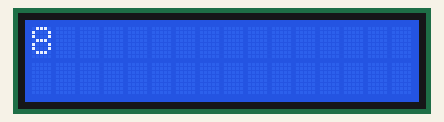
This sketch was run on a simulated Arduino Uno, built with avr-gcc and run on an emulated ATmega328P. On the bench: 16×2 character LCD.

Above: at 7.2 s.
At 17.3 s:
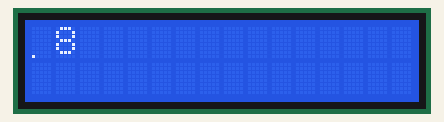
At 30.4 s:
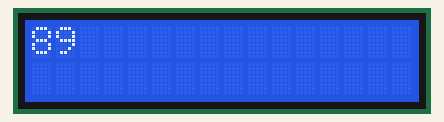
At 38.5 s:
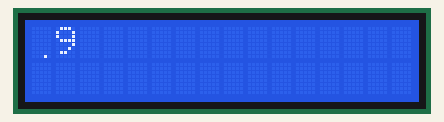

The sketch:

ledMonitor.ino
```cpp
#include <Wire.h>
#include <LiquidCrystal_I2C.h> // Подключение библиотеки
//#include <LiquidCrystal_PCF8574.h> // Подключение альтернативной библиотеки
LiquidCrystal_I2C lcd(0x27,16,2); // Указываем I2C адрес (наиболее распространенное значение), а также параметры экрана (в случае LCD 1602 - 2 строки по 16 символов в каждой
//LiquidCrystal_PCF8574 lcd(0x27); // Вариант для библиотеки PCF8574
int s=0;
byte smile [8] =
{
  B00010,
  B00001,
  B00001,
  B11001,
  B00001,
  B11001,
  B00001,
  B00010
};
byte stripe1[8] = {
  B10000,
  B00000,
  B00000,
  B00000,
  B00000,
  B00000,
  B00000,
  B00000
  };
  byte stripe2[8] = {
  B01000,
  B00000,
  B00000,
  B00000,
  B00000,
  B00000,
  B00000,
  B00000
  };
  byte stripe3[8] = {
  B00100,
  B00000,
  B00000,
  B00000,
  B00000,
  B00000,
  B00000,
  B00000
  };
  byte stripe4[8] = {
  B00010,
  B00000,
  B00000,
  B00000,
  B00000,
  B00000,
  B00000,
  B00000
  };
  byte stripe5[8] = {
  B00001,
  B00000,
  B00000,
  B00000,
  B00000,
  B00000,
  B00000,
  B00000
  };


  byte stripe6[8] = {
  B00000,
  B00001,
  B00000,
  B00000,
  B00000,
  B00000,
  B00000,
  B00000
  };
  byte stripe7[8] = {
  B00000,
  B00001,
  B00000,
  B00000,
  B00000,
  B00000,
  B00000,
  B00000
  };
  byte stripe8[8] = {
  B00000,
  B00000,
  B00001,
  B00000,
  B00000,
  B00000,
  B00000,
  B00000
  };
  byte stripe9[8] = {
  B00000,
  B00000,
  B00000,
  B00001,
  B00000,
  B00000,
  B00000,
  B00000
  };
  byte stripe10[8] = {
  B00000,
  B00000,
  B00000,
  B00000,
  B00001,
  B00000,
  B00000,
  B00000
  };


  byte stripe11[8] = {
  B00000,
  B00000,
  B00000,
  B00000,
  B00000,
  B00001,
  B00000,
  B00000
  };
  byte stripe12[8] = {
  B00000,
  B00000,
  B00000,
  B00000,
  B00000,
  B00000,
  B00001,
  B00000
  };
  byte stripe13[8] = {
  B00000,
  B00000,
  B00000,
  B00000,
  B00000,
  B00000,
  B00000,
  B00001
  };
  byte stripe14[8] = {
  B00000,
  B00000,
  B00000,
  B00000,
  B00000,
  B00000,
  B00000,
  B00010
  };
  byte stripe15[8] = {
  B00000,
  B00000,
  B00000,
  B00000,
  B00000,
  B00000,
  B00000,
  B00100
  };


  byte stripe16[8] = {
  B00000,
  B00000,
  B00000,
  B00000,
  B00000,
  B00000,
  B00000,
  B01000
  };
  byte stripe17[8] = {
  B00000,
  B00000,
  B00000,
  B00000,
  B00000,
  B00000,
  B00000,
  B10000
  };
  byte stripe18[8] = {
  B00000,
  B00000,
  B00000,
  B00000,
  B00000,
  B00000,
  B10000,
  B00000
  };
  byte stripe19[8] = {
  B00000,
  B00000,
  B00000,
  B00000,
  B00000,
  B10000,
  B00000,
  B00000
  };
  byte stripe20[8] = {
  B00000,
  B00000,
  B00000,
  B00000,
  B10000,
  B00000,
  B00000,
  B00000
  };

  byte stripe21[8] = {
  B00000,
  B00000,
  B00000,
  B10000,
  B00000,
  B00000,
  B00000,
  B00000
  };
  byte stripe22[8] = {
  B00000,
  B00000,
  B10000,
  B00000,
  B00000,
  B00000,
  B00000,
  B00000
  };
  byte stripe23[8] = {
  B00000,
  B10000,
  B00000,
  B00000,
  B00000,
  B00000,
  B00000,
  B00000
  };

String Time = "";
int h = 0;
int m = 0;
int sec = 0;
void setup()
{
  lcd.init();                      // Инициализация дисплея
  lcd.backlight();                 // Подключение подсветки
 // lcd.createChar(1,smile);
 // lcd.setCursor(0,0);              // Установка курсора в начало первой строки
//  lcd.print("\1");       // Набор текста на первой строке
  //lcd.setCursor(0,1);              // Установка курсора в начало второй строки
  //lcd.print("ArduinoMaster");       // Набор текста на второй строке

}
void loop()
/*
{Time = "";
m = s/60;
h = m/60;
sec = s-60*m-60*h;
Time+=String(h)+":"+String(m)+":"+String(sec);
  lcd.setCursor(0,1);              // Установка курсора в начало второй строки
  lcd.print(Time);
  s+=1;
  delay(1000);
}*/
{
  lcd.createChar(1,stripe1);
  lcd.setCursor(0,0);              // Установка курсора в начало первой строки
  lcd.print("\1");
  delay(1000);
  lcd.createChar(2,stripe2);
  lcd.setCursor(0,0);              // Установка курсора в начало первой строки
  lcd.print("\2");
  delay(1000);
  lcd.createChar(3,stripe3);
  lcd.setCursor(0,0);              // Установка курсора в начало первой строки
  lcd.print("\3");
  delay(1000);
  lcd.createChar(4,stripe4);
  lcd.setCursor(0,0);              // Установка курсора в начало первой строки
  lcd.print("\4");
  delay(1000);
  lcd.createChar(5,stripe5);
  lcd.setCursor(0,0);              // Установка курсора в начало первой строки
  lcd.print("\5");
  delay(1000);

  lcd.createChar(6,stripe6);
  lcd.setCursor(0,0);              // Установка курсора в начало первой строки
  lcd.print("\6");
  delay(1000);
  lcd.createChar(7,stripe7);
  lcd.setCursor(0,0);              // Установка курсора в начало первой строки
  lcd.print("\7");
  delay(1000);
  lcd.createChar(8,stripe8);
  lcd.setCursor(0,0);              // Установка курсора в начало первой строки
  lcd.print("\8");
  delay(1000);
  lcd.createChar(9,stripe9);
  lcd.setCursor(0,0);              // Установка курсора в начало первой строки
  lcd.print("\9");
  delay(1000);
  lcd.createChar(10,stripe10);
  lcd.setCursor(0,0);              // Установка курсора в начало первой строки
  lcd.print("\10");
  delay(1000);

  lcd.createChar(11,stripe11);
  lcd.setCursor(0,0);              // Установка курсора в начало первой строки
  lcd.print("\11");
  delay(1000);
  lcd.createChar(12,stripe12);
  lcd.setCursor(0,0);              // Установка курсора в начало первой строки
  lcd.print("\12");
  delay(1000);
  lcd.createChar(13,stripe13);
  lcd.setCursor(0,0);              // Установка курсора в начало первой строки
  lcd.print("\13");
  delay(1000);
  lcd.createChar(14,stripe14);
  lcd.setCursor(0,0);              // Установка курсора в начало первой строки
  lcd.print("\14");
  delay(1000);
  lcd.createChar(15,stripe15);
  lcd.setCursor(0,0);              // Установка курсора в начало первой строки
  lcd.print("\15");
  delay(1000);

  lcd.createChar(16,stripe16);
  lcd.setCursor(0,0);              // Установка курсора в начало первой строки
  lcd.print("\16");
  delay(1000);
  lcd.createChar(17,stripe17);
  lcd.setCursor(0,0);              // Установка курсора в начало первой строки
  lcd.print("\17");
  delay(1000);
  lcd.createChar(18,stripe18);
  lcd.setCursor(0,0);              // Установка курсора в начало первой строки
  lcd.print("\18");
  delay(1000);
  lcd.createChar(19,stripe19);
  lcd.setCursor(0,0);              // Установка курсора в начало первой строки
  lcd.print("\19");
  delay(1000);
  lcd.createChar(20,stripe20);
  lcd.setCursor(0,0);              // Установка курсора в начало первой строки
  lcd.print("\20");
  delay(1000);

  lcd.createChar(21,stripe21);
  lcd.setCursor(0,0);              // Установка курсора в начало первой строки
  lcd.print("\21");
  delay(1000);
  lcd.createChar(22,stripe22);
  lcd.setCursor(0,0);              // Установка курсора в начало первой строки
  lcd.print("\22");
  delay(1000);
  lcd.createChar(23,stripe23);
  lcd.setCursor(0,0);              // Установка курсора в начало первой строки
  lcd.print("\23");
  delay(1000);

}
```
